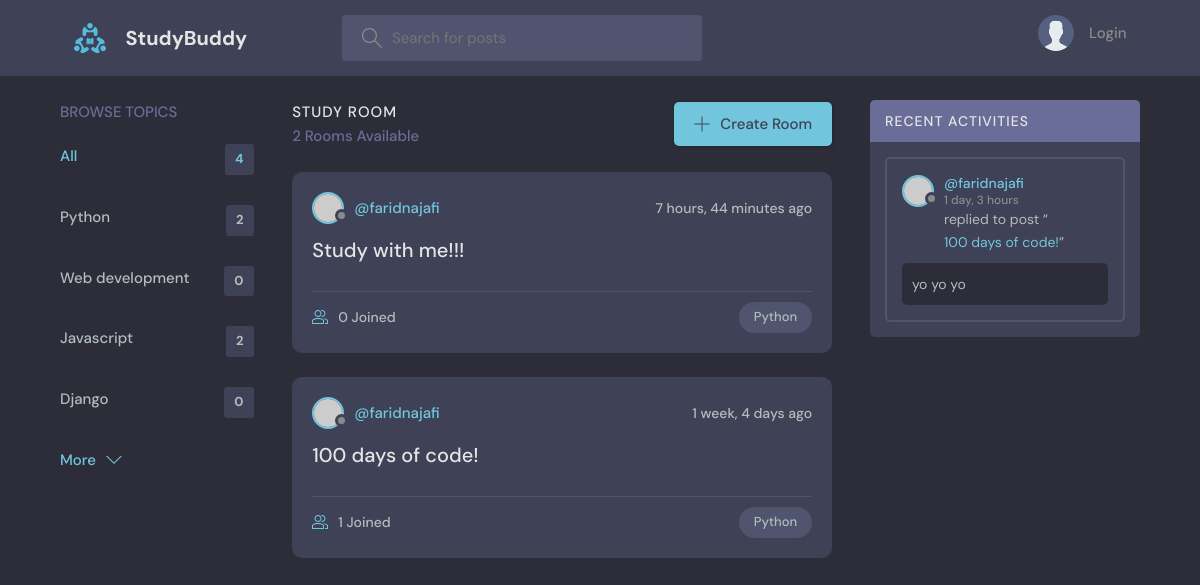
Page /?q=Python on the committed database.
### base/models.py (models this page shows, shortened)
class Topic(models.Model):
    name = models.CharField(max_length=200)

class Room(models.Model):
    host =models.ForeignKey(User, on_delete=models.SET_NULL, null=True)
    topic = models.ForeignKey(Topic, on_delete=models.SET_NULL, null=True)
    name = models.CharField(max_length=200)
    description = models.TextField(null=True, blank=True)
    participants = models.ManyToManyField(User, related_name='participants', blank=True)
    updated = models.DateTimeField(auto_now=True)
    created = models.DateTimeField(auto_now_add=True)
    class Meta:
        ordering = ['-updated', '-created']

class Message(models.Model):
    user = models.ForeignKey(User, on_delete=models.CASCADE)
    room = models.ForeignKey(Room, on_delete=models.CASCADE)
    body = models.TextField()
    updated = models.DateTimeField(auto_now=True)
    created = models.DateTimeField(auto_now_add=True)
    class Meta:
        ordering = ['-updated', '-created']

### base/views.py (the view)
# urls.py: 2. Add a URL to urlpatterns:  path('', views.home, name='home')
def home(request):
    q = request.GET.get('q') if request.GET.get('q') != None else ''
    rooms = Room.objects.filter(
        Q(topic__name__icontains=q) |
        Q(name__icontains=q) |
        Q(description__icontains=q)
        )
    topics = Topic.objects.all()
    room_count = rooms.count()
    room_messages = Message.objects.filter(Q(room__topic__name__icontains=q))
    context = {'rooms': rooms, 'topics': topics, 'room_count': room_count, 'room_messages':room_messages}
    return render(request, 'base/home.html' , context)

### base/templates/base/home.html (shortened to what this page needs)
   {%extends 'main.html' %}
   {% block content %}
    <main class="layout layout--3">
      <div class="container">
        {%include 'base/topics_component.html'%}
        <div class="roomList">
          <div class="roomList__header">
            <div>
              <h2>Study Room</h2>
              <p>{{room_count}} Rooms Available</p>
            </div>
            <a class="btn btn--main" href="create-room.html">
              <svg version="1.1" xmlns="http://www.w3.org/2000/svg" width="32" height="32" viewBox="0 0 32 32">
                <title>add</title>
                <path
                  d="M16.943 0.943h-1.885v14.115h-14.115v1.885h14.115v14.115h1.885v-14.115h14.115v-1.885h-14.115v-14.115z"
                ></path>
              </svg>
              Create Room
            </a>
          </div>
          {% include 'base/feed_component.html'%}
        </div>
        {% include 'base/activity_component.html'%}
      </div>
    </main>
    {% endblock %}

### base/templates/base/topics_component.html
<div class="topics">
    <div class="topics__header">
      <h2>Browse Topics</h2>
    </div>
    <ul class="topics__list">
      <li>
        <a href="{% url 'home' %}" class="active">All <span>{{topics.count}}</span></a>
      </li>
      {% for topic in topics %}
      <li>
        <a href="{% url 'home' %}?q={{topic.name}}">{{topic.name}} <span>{{topic.room_set.all.count}}</span></a>
      </li>
      {% endfor %}
    </ul>
    <a class="btn btn--link" href="topics.html">
      More
      <svg version="1.1" xmlns="http://www.w3.org/2000/svg" width="32" height="32" viewBox="0 0 32 32">
        <title>chevron-down</title>
        <path d="M16 21l-13-13h-3l16 16 16-16h-3l-13 13z"></path>
      </svg>
    </a>
  </div>

### base/templates/base/feed_component.html (shortened to what this page needs)
{% for room in rooms %}
<div class="roomListRoom">
            <div class="roomListRoom__header">
              <a href="{% url 'user-profile' room.host.id %}" class="roomListRoom__author">
                <div class="avatar avatar--small">
                  <img src="https://randomuser.me/api/portraits/women/11.jpg" />
                </div>
                <span>@{{room.host.username}}</span>
              </a>
              <div class="roomListRoom__actions">
                <span>{{room.created|timesince}} ago</span>
              </div>
            </div>
            <div class="roomListRoom__content">
              <a href="{% url 'room' room.id %}">{{room.name}}</a>
            </div>
            <div class="roomListRoom__meta">
              <a href="{% url 'room' room.id %}" class="roomListRoom__joined">
                {{room.participants.all.count}} Joined
              </a>
              <p class="roomListRoom__topic">{{room.topic.name}}</p>
            </div>
          </div>
          {% endfor %}

### base/templates/base/activity_component.html (shortened to what this page needs)
<div class="activities">
    <div class="activities__header">
      <h2>Recent Activities</h2>
    </div>
    {% for message in room_messages%}
    <div class="activities__box">
      <div class="activities__boxHeader roomListRoom__header">
        <a href="{% url 'user-profile' message.user.id %}" class="roomListRoom__author">
          <div class="avatar avatar--small">
            <img src="https://randomuser.me/api/portraits/women/11.jpg" />
          </div>
          <p>
            @{{message.user}}
            <span>{{message.created|timesince}}</span>
          </p>
        </a>
      </div>
      <div class="activities__boxContent">
        <p>replied to post “<a href="{%url 'room' message.room.id%}">{{message.room.name}}</a>”</p>
        <div class="activities__boxRoomContent">
         {{message.body}}
        </div>
      </div>
    </div>
    {% endfor %}
  </div>

### rows in the picture
Topic: name "Python", room_set.all.count "2"
Topic: name "Web development", room_set.all.count "0"
Topic: name "Javascript", room_set.all.count "2"
Topic: name "Django", room_set.all.count "0"
Room: host.username "faridnajafi", created "7 hours, 44 minutes", name "Study with me!!!", participants.all.count "0", topic.name "Python"
Room: host.username "faridnajafi", created "1 week, 4 days", name "100 days of code!", participants.all.count "1", topic.name "Python"
Message: user "faridnajafi", created "1 day, 3 hours", room.name "100 days of code!", body "yo yo yo"

### other values in the picture
{{ topics.count }} "4"
{{ room_count }} "2"
